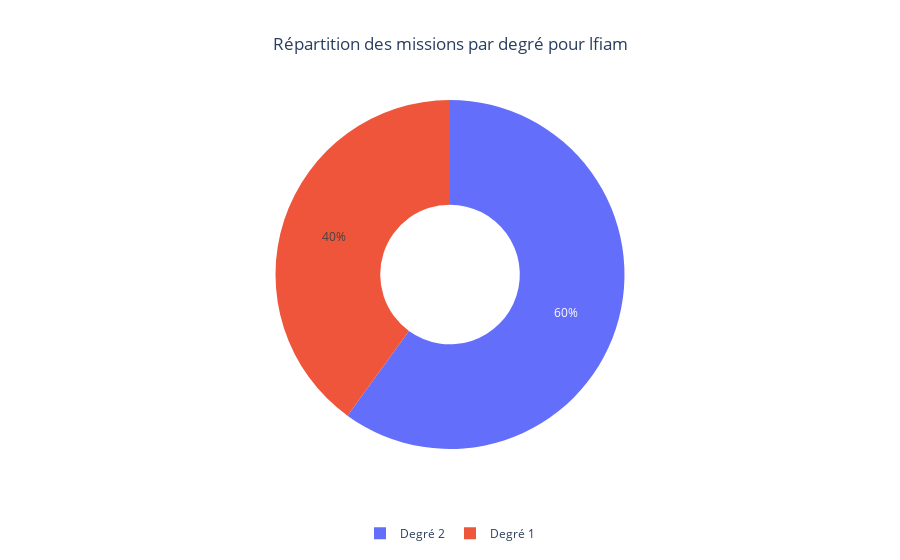

This figure's notebook cell:
### Code cell
def repartition_par_degre_etablissement(df, etablissement):
    """
    Affiche un pie chart de la répartition des missions par degré pour un établissement donné.

    Args:
        df (pd.DataFrame): Le DataFrame contenant les données des missions.
        etablissement (str): Le nom de l'établissement.

    Returns:
        None: Affiche directement le graphique avec Plotly.
    """
    df_etab = df[df['Lieu'] == etablissement].copy()  # Création d'une copie explicite
    df_etab['Degré'] = df_etab['Mission'].apply(lambda x: "Degré 1" if "cp1" in x.lower() else "Degré 2")

    repartition = df_etab['Degré'].value_counts().reset_index()
    repartition.columns = ['Degré', 'Nombre de missions']

    fig = px.pie(
        repartition,
        names='Degré',
        values='Nombre de missions',
        title=f"Répartition des missions par degré pour {etablissement}",
        hole=0.4
    )

    fig.update_layout(
        title=dict(x=0.5),
        legend=dict(orientation="h", yanchor="top", y=-0.2, xanchor="center", x=0.5)
    )
    fig.show()

repartition_par_degre_etablissement(df_avis_de_mission,'lfiam')

### Figure 1 — Plotly figure (JSON) as saved in the notebook; plotly's stock layout.template omitted (floating-point values rounded to 4 significant figures)
{"data": [{"domain": {"x": [0, 1], "y": [0, 1]}, "hole": 0.4, "hovertemplate": "Degré=%{label}<br>Nombre de missions=%{value}<extra></extra>", "labels": ["Degré 2", "Degré 1"], "legendgroup": "", "name": "", "showlegend": true, "type": "pie", "values": [9, 6]}], "layout": {"legend": {"orientation": "h", "tracegroupgap": 0, "x": 0.5, "xanchor": "center", "y": -0.2, "yanchor": "top"}, "title": {"text": "Répartition des missions par degré pour lfiam", "x": 0.5}}}
